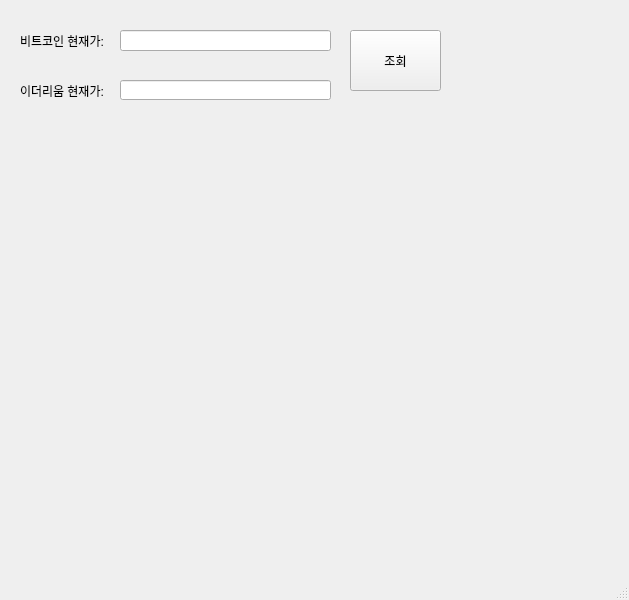
<?xml version="1.0" encoding="UTF-8"?>
<ui version="4.0">
 <class>MainWindow</class>
 <widget class="QMainWindow" name="MainWindow">
  <property name="geometry">
   <rect>
    <x>0</x>
    <y>0</y>
    <width>629</width>
    <height>600</height>
   </rect>
  </property>
  <property name="windowTitle">
   <string>업비트  시세 조회기</string>
  </property>
  <property name="windowIcon">
   <iconset>
    <normaloff>icon.png</normaloff>icon.png</iconset>
  </property>
  <widget class="QWidget" name="centralwidget">
   <widget class="QPushButton" name="pushButton">
    <property name="geometry">
     <rect>
      <x>350</x>
      <y>30</y>
      <width>91</width>
      <height>61</height>
     </rect>
    </property>
    <property name="text">
     <string>조회</string>
    </property>
   </widget>
   <widget class="QLabel" name="label">
    <property name="geometry">
     <rect>
      <x>20</x>
      <y>20</y>
      <width>91</width>
      <height>41</height>
     </rect>
    </property>
    <property name="text">
     <string>비트코인 현재가:</string>
    </property>
   </widget>
   <widget class="QLineEdit" name="lineEdit">
    <property name="geometry">
     <rect>
      <x>120</x>
      <y>30</y>
      <width>211</width>
      <height>21</height>
     </rect>
    </property>
   </widget>
   <widget class="QLabel" name="label_2">
    <property name="geometry">
     <rect>
      <x>20</x>
      <y>70</y>
      <width>91</width>
      <height>41</height>
     </rect>
    </property>
    <property name="text">
     <string>이더리움 현재가:</string>
    </property>
   </widget>
   <widget class="QLineEdit" name="lineEdit_2">
    <property name="geometry">
     <rect>
      <x>120</x>
      <y>80</y>
      <width>211</width>
      <height>20</height>
     </rect>
    </property>
   </widget>
  </widget>
  <widget class="QMenuBar" name="menubar">
   <property name="geometry">
    <rect>
     <x>0</x>
     <y>0</y>
     <width>629</width>
     <height>20</height>
    </rect>
   </property>
  </widget>
  <widget class="QStatusBar" name="statusbar"/>
 </widget>
 <resources/>
 <connections/>
</ui>
